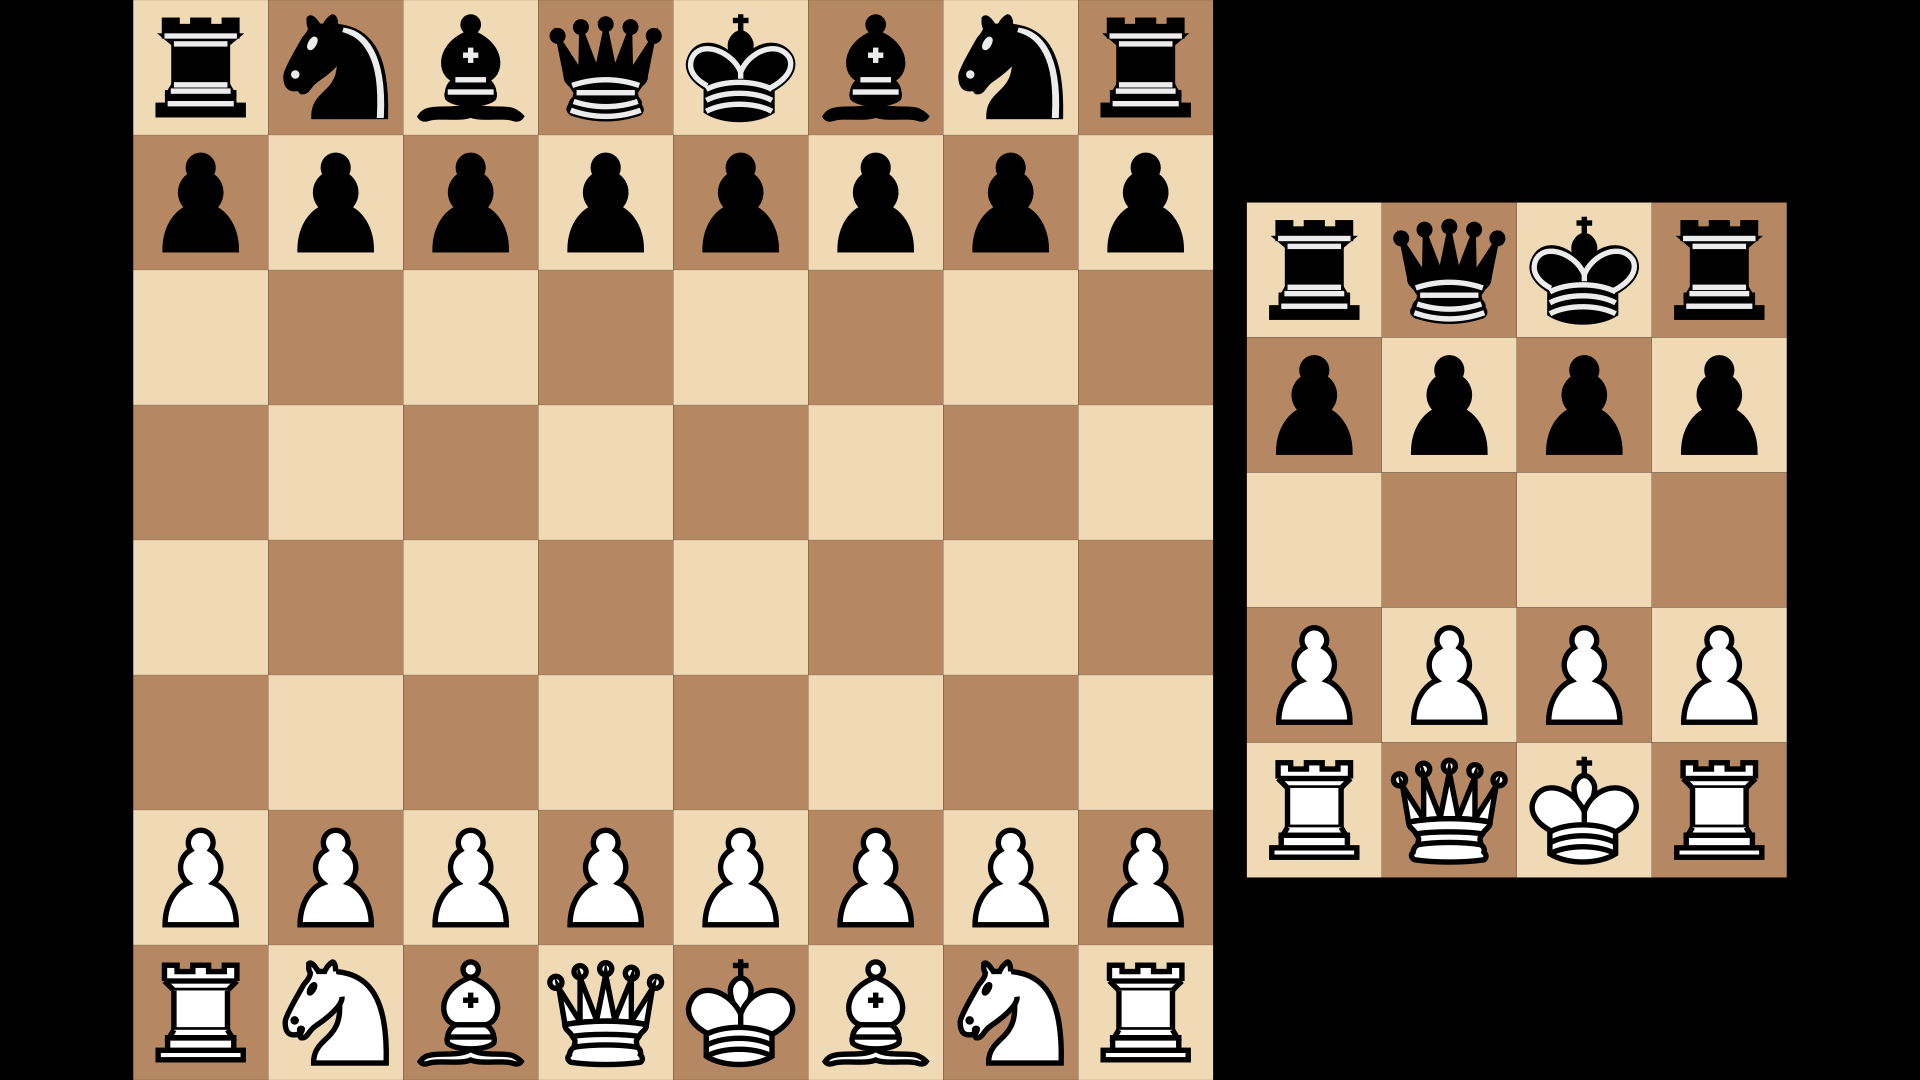

Write the Python code that produced this figure.
from manim import *
from chess import get_board

class Chess(Scene):
    def construct(self):
        board = get_board("rnbqkbnr/pppppppp/8/8/8/8/PPPPPPPP/RNBQKBNR w KQkq - 0 1")
        small_board = get_board("rqkr/pppp/4/PPPP/RQKR w - - 0 1").next_to(board, RIGHT)
        self.add(Group(board, small_board).center())
